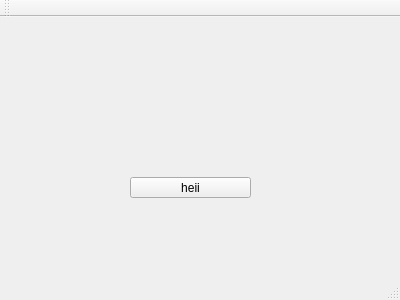
<?xml version="1.0" encoding="UTF-8"?>
<ui version="4.0">
 <class>MainWindow</class>
 <widget class="QMainWindow" name="MainWindow">
  <property name="geometry">
   <rect>
    <x>0</x>
    <y>0</y>
    <width>400</width>
    <height>300</height>
   </rect>
  </property>
  <property name="windowTitle">
   <string>MainWindow</string>
  </property>
  <widget class="QWidget" name="centralWidget">
   <widget class="QPushButton" name="pushButton">
    <property name="geometry">
     <rect>
      <x>130</x>
      <y>160</y>
      <width>121</width>
      <height>21</height>
     </rect>
    </property>
    <property name="text">
     <string>heii</string>
    </property>
   </widget>
  </widget>
  <widget class="QMenuBar" name="menuBar">
   <property name="geometry">
    <rect>
     <x>0</x>
     <y>0</y>
     <width>400</width>
     <height>28</height>
    </rect>
   </property>
  </widget>
  <widget class="QToolBar" name="mainToolBar">
   <attribute name="toolBarArea">
    <enum>TopToolBarArea</enum>
   </attribute>
   <attribute name="toolBarBreak">
    <bool>false</bool>
   </attribute>
  </widget>
  <widget class="QStatusBar" name="statusBar"/>
 </widget>
 <layoutdefault spacing="6" margin="11"/>
 <resources/>
 <connections/>
</ui>
